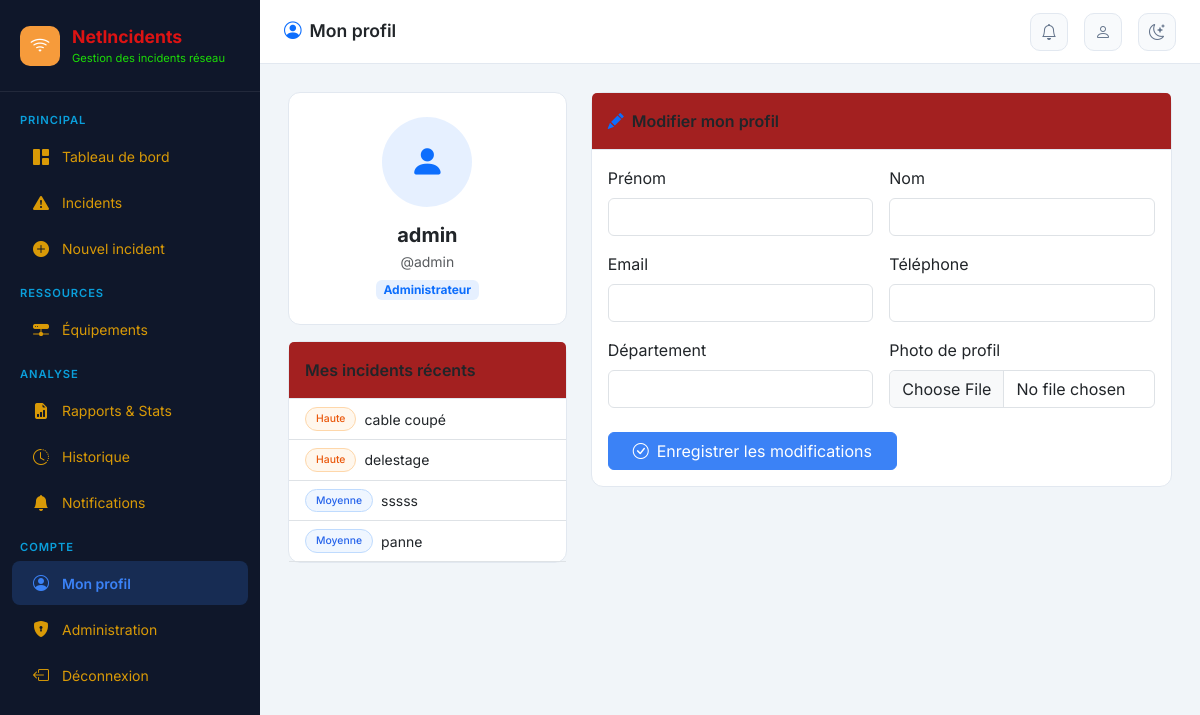
Page /profil/ (signed in) on the earlier database version.
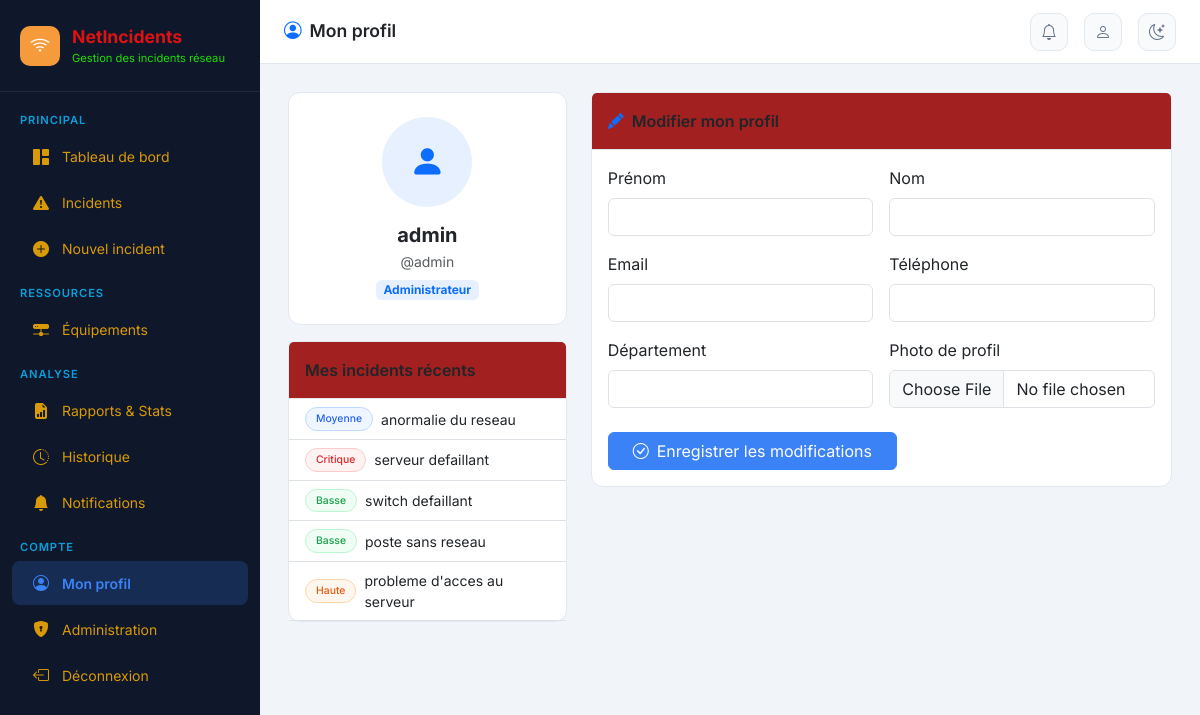
Same page on the later database version.
### incidents/models.py (models this page shows, shortened)
class Incident(models.Model):
    PRIORITE = [
        ('critique', 'Critique'),
        ('haute', 'Haute'),
        ('moyenne', 'Moyenne'),
        ('basse', 'Basse'),
    ]
    STATUT = [
        ('ouvert', 'Ouvert'),
        ('en_cours', 'En cours'),
        ('resolu', 'Résolu'),
        ('ferme', 'Fermé'),
    ]
    CATEGORIE = [
        ('panne_reseau', 'Panne réseau'),
        ('lenteur', 'Lenteur / Dégradation'),
        ('securite', 'Incident de sécurité'),
        ('configuration', 'Erreur de configuration'),
        ('materiel', 'Défaillance matérielle'),
        ('logiciel', 'Incident logiciel'),
        ('connectivite', 'Perte de connectivité'),
        ('autre', 'Autre'),
    ]
    titre = models.CharField(max_length=200, verbose_name="Titre")
    description = models.TextField(verbose_name="Description")
    categorie = models.CharField(max_length=30, choices=CATEGORIE, default='autre', verbose_name="Catégorie")
    priorite = models.CharField(max_length=20, choices=PRIORITE, default='moyenne', verbose_name="Priorité")
    statut = models.CharField(max_length=20, choices=STATUT, default='ouvert', verbose_name="Statut")
    equipements = models.ManyToManyField(Equipement, blank=True, verbose_name="Équipements concernés")
    date_creation = models.DateTimeField(auto_now_add=True, verbose_name="Date de création")
    date_modification = models.DateTimeField(auto_now=True, verbose_name="Dernière modification")
    date_resolution = models.DateTimeField(null=True, blank=True, verbose_name="Date de résolution")
    date_fermeture = models.DateTimeField(null=True, blank=True, verbose_name="Date de fermeture")
    cree_par = models.ForeignKey(
        User, on_delete=models.SET_NULL, null=True,
        related_name='incidents_crees', verbose_name="Créé par"
    )
    assigne_a = models.ForeignKey(
        User, on_delete=models.SET_NULL, null=True, blank=True,
        related_name='incidents_assignes', verbose_name="Assigné à"
    )
    impact = models.TextField(blank=True, verbose_name="Impact métier")
    cause_racine = models.TextField(blank=True, verbose_name="Cause racine")
    solution_appliquee = models.TextField(blank=True, verbose_name="Solution appliquée")
    class Meta:
        verbose_name = "Incident"
        verbose_name_plural = "Incidents"
        ordering = ['-date_creation']

### incidents/views.py (the view)
# urls.py: path('profil/', views.mon_profil, name='mon_profil'),
@login_required
def mon_profil(request):
    profil, _ = ProfilUtilisateur.objects.get_or_create(user=request.user)
    if request.method == 'POST':
        form = ProfilForm(request.POST, request.FILES, instance=profil)
        if form.is_valid():
            profil = form.save()
            request.user.first_name = form.cleaned_data.get('first_name', '')
            request.user.last_name = form.cleaned_data.get('last_name', '')
            request.user.email = form.cleaned_data.get('email', '')
            request.user.save()
            messages.success(request, 'Profil mis à jour avec succès.')
            return redirect('mon_profil')
    else:
        form = ProfilForm(instance=profil, initial={
            'first_name': request.user.first_name,
            'last_name': request.user.last_name,
            'email': request.user.email,
        })
    nb_notifs = Notification.objects.filter(utilisateur=request.user, lue=False).count()
    mes_incidents_recents = Incident.objects.filter(
        cree_par=request.user
    ).order_by('-date_creation')[:5]
    return render(request, 'incidents/profil.html', {
        'form': form, 'profil': profil,
        'mes_incidents_recents': mes_incidents_recents,
        'nb_notifs': nb_notifs,
    })

### incidents/forms.py
class ProfilForm(forms.ModelForm):
    first_name = forms.CharField(
        max_length=50, required=False,
        widget=forms.TextInput(attrs={'class': 'form-control'})
    )
    last_name = forms.CharField(
        max_length=50, required=False,
        widget=forms.TextInput(attrs={'class': 'form-control'})
    )
    email = forms.EmailField(
        required=False,
        widget=forms.EmailInput(attrs={'class': 'form-control'})
    )
    class Meta:
        model = ProfilUtilisateur
        fields = ['telephone', 'departement', 'avatar']
        widgets = {
            'telephone': forms.TextInput(attrs={'class': 'form-control'}),
            'departement': forms.TextInput(attrs={'class': 'form-control'}),
            'avatar': forms.FileInput(attrs={'class': 'form-control'}),
        }

### incidents/templates/incidents/profil.html (shortened to what this page needs)
{% extends 'incidents/base.html' %}
{% block page_title %}<i class="bi bi-person-circle text-primary me-2"></i>Mon profil{% endblock %}
{% block content %}
<div class="row g-4">
  <div class="col-lg-4">
    <div class="card text-center mb-3">
      <div class="card-body py-4">
        {% if profil.avatar %}
        <img src="{{ profil.avatar.url }}" class="rounded-circle mb-3" width="90" height="90" style="object-fit:cover">
        {% else %}
        <div class="rounded-circle bg-primary bg-opacity-10 d-flex align-items-center justify-content-center mx-auto mb-3"
             style="width:90px;height:90px;font-size:2.2rem">
          <i class="bi bi-person-fill text-primary"></i>
        </div>
        {% endif %}
        <h5 class="fw-bold mb-1">{{ request.user.get_full_name|default:request.user.username }}</h5>
        <div class="text-muted small">@{{ request.user.username }}</div>
        <span class="badge bg-primary bg-opacity-10 text-primary mt-2">{{ profil.get_role_display }}</span>
      </div>
    </div>
    <div class="card">
      <div class="card-header py-3">Mes incidents récents</div>
      <div class="card-body p-0">
        {% for inc in mes_incidents_recents %}
        <a href="{% url 'detail_incident' inc.pk %}" class="d-block px-3 py-2 border-bottom text-decoration-none text-dark">
          <div class="d-flex align-items-center gap-2">
            <span class="incident-badge badge-{{ inc.priorite }}" style="font-size:.65rem">{{ inc.get_priorite_display }}</span>
            <span class="small flex-grow-1">{{ inc.titre|truncatechars:35 }}</span>
          </div>
        </a>
        {% empty %}
        <div class="text-center py-3 text-muted small">Aucun incident créé</div>
        {% endfor %}
      </div>
    </div>
  </div>
  <div class="col-lg-8">
    <div class="card">
      <div class="card-header py-3"><i class="bi bi-pencil-fill text-primary me-2"></i>Modifier mon profil</div>
      <div class="card-body">
        <form method="post" enctype="multipart/form-data">
          <div class="row g-3">
            <div class="col-md-6">
              <label class="form-label fw-500">Prénom</label>
              {{ form.first_name }}
            </div>
            <div class="col-md-6">
              <label class="form-label fw-500">Nom</label>
              {{ form.last_name }}
            </div>
            <div class="col-md-6">
              <label class="form-label fw-500">Email</label>
              {{ form.email }}
            </div>
            <div class="col-md-6">
              <label class="form-label fw-500">Téléphone</label>
              {{ form.telephone }}
            </div>
            <div class="col-md-6">
              <label class="form-label fw-500">Département</label>
              {{ form.departement }}
            </div>
            <div class="col-md-6">
              <label class="form-label fw-500">Photo de profil</label>
              {{ form.avatar }}
            </div>
          </div>
          <div class="mt-4">
            <button type="submit" class="btn btn-primary px-4">
              <i class="bi bi-check-circle me-2"></i>Enregistrer les modifications
            </button>
          </div>
        </form>
      </div>
    </div>
  </div>
</div>
{% endblock %}

Differences in the rows shown:
no longer on this page (row unchanged): Incident: priorite "Haute", titre "cable coupé"
no longer on this page (row unchanged): Incident: priorite "Haute", titre "delestage"
removed Incident: priorite "Moyenne", titre "sssss"
no longer on this page (row unchanged): Incident: priorite "Moyenne", titre "panne"
added Incident: priorite "Moyenne", titre "anormalie du reseau"
added Incident: priorite "Critique", titre "serveur defaillant"
added Incident: priorite "Basse", titre "switch defaillant"
added Incident: priorite "Basse", titre "poste sans reseau"
added Incident: priorite "Haute", titre "probleme d'acces au serveur"
